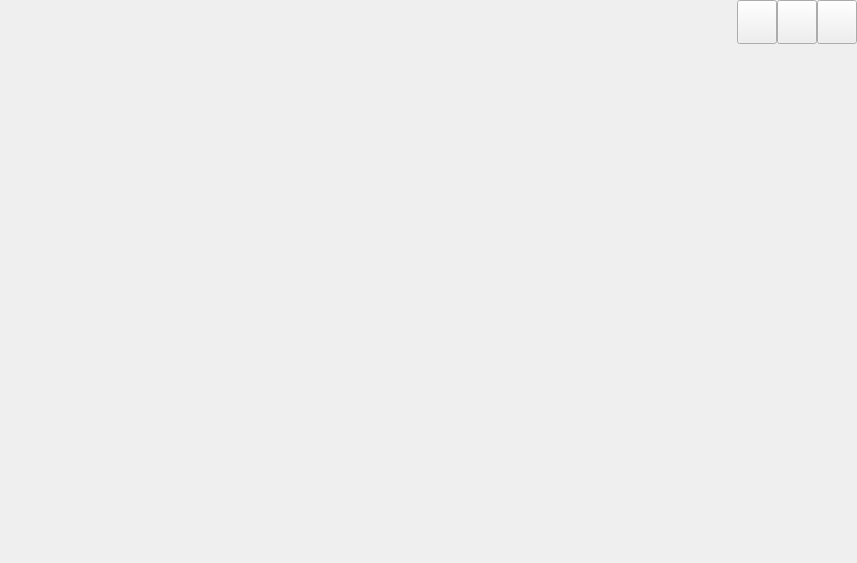
<?xml version="1.0" encoding="UTF-8"?>
<ui version="4.0">
 <class>WindowFrame</class>
 <widget class="QWidget" name="WindowFrame">
  <property name="geometry">
   <rect>
    <x>0</x>
    <y>0</y>
    <width>857</width>
    <height>563</height>
   </rect>
  </property>
  <property name="windowTitle">
   <string/>
  </property>
  <property name="styleSheet">
   <string notr="true"/>
  </property>
  <layout class="QVBoxLayout" name="verticalLayout">
   <property name="spacing">
    <number>0</number>
   </property>
   <property name="leftMargin">
    <number>0</number>
   </property>
   <property name="topMargin">
    <number>0</number>
   </property>
   <property name="rightMargin">
    <number>0</number>
   </property>
   <property name="bottomMargin">
    <number>0</number>
   </property>
   <item>
    <widget class="QWidget" name="header" native="true">
     <property name="enabled">
      <bool>true</bool>
     </property>
     <property name="maximumSize">
      <size>
       <width>16777215</width>
       <height>44</height>
      </size>
     </property>
     <property name="styleSheet">
      <string notr="true"/>
     </property>
     <layout class="QGridLayout" name="gridLayout">
      <property name="leftMargin">
       <number>0</number>
      </property>
      <property name="topMargin">
       <number>0</number>
      </property>
      <property name="rightMargin">
       <number>0</number>
      </property>
      <property name="bottomMargin">
       <number>0</number>
      </property>
      <item row="0" column="0">
       <widget class="QWidget" name="buttons" native="true">
        <layout class="QHBoxLayout" name="horizontalLayout_2">
         <property name="spacing">
          <number>0</number>
         </property>
         <property name="leftMargin">
          <number>0</number>
         </property>
         <property name="topMargin">
          <number>0</number>
         </property>
         <property name="rightMargin">
          <number>0</number>
         </property>
         <property name="bottomMargin">
          <number>0</number>
         </property>
         <item>
          <spacer name="horizontalSpacer">
           <property name="orientation">
            <enum>Qt::Horizontal</enum>
           </property>
           <property name="sizeHint" stdset="0">
            <size>
             <width>419</width>
             <height>18</height>
            </size>
           </property>
          </spacer>
         </item>
         <item>
          <widget class="QPushButton" name="minimum">
           <property name="sizePolicy">
            <sizepolicy hsizetype="Minimum" vsizetype="Minimum">
             <horstretch>0</horstretch>
             <verstretch>0</verstretch>
            </sizepolicy>
           </property>
           <property name="minimumSize">
            <size>
             <width>0</width>
             <height>0</height>
            </size>
           </property>
           <property name="maximumSize">
            <size>
             <width>16777215</width>
             <height>16777215</height>
            </size>
           </property>
           <property name="styleSheet">
            <string notr="true"/>
           </property>
           <property name="text">
            <string/>
           </property>
           <property name="iconSize">
            <size>
             <width>50</width>
             <height>40</height>
            </size>
           </property>
          </widget>
         </item>
         <item>
          <widget class="QPushButton" name="maximum">
           <property name="sizePolicy">
            <sizepolicy hsizetype="Minimum" vsizetype="Minimum">
             <horstretch>0</horstretch>
             <verstretch>0</verstretch>
            </sizepolicy>
           </property>
           <property name="minimumSize">
            <size>
             <width>0</width>
             <height>0</height>
            </size>
           </property>
           <property name="maximumSize">
            <size>
             <width>16777215</width>
             <height>16777215</height>
            </size>
           </property>
           <property name="styleSheet">
            <string notr="true"/>
           </property>
           <property name="text">
            <string/>
           </property>
           <property name="iconSize">
            <size>
             <width>50</width>
             <height>40</height>
            </size>
           </property>
          </widget>
         </item>
         <item>
          <widget class="QPushButton" name="close">
           <property name="sizePolicy">
            <sizepolicy hsizetype="Minimum" vsizetype="Minimum">
             <horstretch>0</horstretch>
             <verstretch>0</verstretch>
            </sizepolicy>
           </property>
           <property name="minimumSize">
            <size>
             <width>0</width>
             <height>0</height>
            </size>
           </property>
           <property name="maximumSize">
            <size>
             <width>16777215</width>
             <height>16777215</height>
            </size>
           </property>
           <property name="styleSheet">
            <string notr="true"/>
           </property>
           <property name="text">
            <string/>
           </property>
           <property name="iconSize">
            <size>
             <width>50</width>
             <height>40</height>
            </size>
           </property>
          </widget>
         </item>
        </layout>
       </widget>
      </item>
     </layout>
    </widget>
   </item>
   <item>
    <widget class="QWidget" name="body" native="true">
     <property name="styleSheet">
      <string notr="true"/>
     </property>
     <layout class="QVBoxLayout" name="verticalLayout_2">
      <property name="spacing">
       <number>0</number>
      </property>
      <property name="leftMargin">
       <number>3</number>
      </property>
      <property name="topMargin">
       <number>3</number>
      </property>
      <property name="rightMargin">
       <number>3</number>
      </property>
      <property name="bottomMargin">
       <number>3</number>
      </property>
     </layout>
    </widget>
   </item>
  </layout>
 </widget>
 <resources/>
 <connections/>
</ui>
